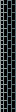

This is a level from a 2D game, rendered from its Tiled map with the project's own tilesets. A one-line summary and the complete map file follow:
An orthogonal 1x7 tile map with 16x16 px tiles, 1 tile layer (walls).

<map version="1.4" tiledversion="1.4.1" orientation="orthogonal" renderorder="right-down" width="1" height="7" tilewidth="16" tileheight="16" infinite="0" nextlayerid="2" nextobjectid="1">
 <tileset firstgid="1" name="tiles" tilewidth="16" tileheight="16" tilecount="25" columns="5">
  <image source="../../images/tilesets/tiles.png" width="80" height="80" />
 </tileset>
 <layer id="1" name="walls" width="1" height="7">
  <data encoding="csv">
8,
8,
8,
8,
8,
8,
8
</data>
 </layer>
</map>
